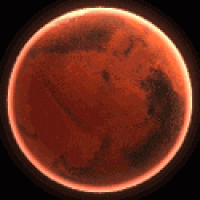
#> input picture marte.gif, 200 x 200 px
$ python FragmentarPlaneta.py
#> lines starting #> are read from the running program, lines starting #| are printed output that depends on the picture
from PIL import Image, ImageSequence


def desmontar_gif(ruta_gif, carpeta_destino):
    # Abre el archivo GIF
#> called with ruta_gif = './/marte.gif', carpeta_destino = './/frag_mars'
    gif = Image.open(ruta_gif)
#> gif is the input picture: PIL image 200x200 P; mean R, G, B 102.3, 43.6, 28.6

    try:
        # Extrae todos los fotogramas del GIF
        fotogramas = [f.convert('RGBA') for f in ImageSequence.Iterator(gif)]
#> fotogramas = 10 items
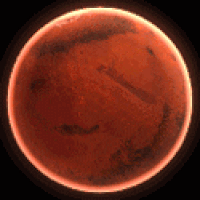
#> gif: PIL image 200x200 RGB; mean R, G, B 107.5, 44.6, 28.9

        # Guarda cada fotograma como una imagen separada
        for i, fotograma in enumerate(fotogramas):
            nombre_archivo = f"{carpeta_destino}/fotograma_{i}.png"
            fotograma.save(nombre_archivo, 'PNG')
#> this loop made 10 passes
#> nombre_archivo on passes 1 to 10: './/frag_mars/fotograma_0.png', './/frag_mars/fotograma_1.png', './/frag_mars/fotograma_2.png', './/frag_mars/fotograma_3.png', './/frag_mars/fotograma_4.png', './/frag_mars/fotograma_5.png', './/frag_mars/fotograma_6.png', './/frag_mars/fotograma_7.png', './/frag_mars/fotograma_8.png', './/frag_mars/fotograma_9.png'
#> pass 2, in desmontar_gif, `fotograma.save(nombre_archivo, 'PNG')`:
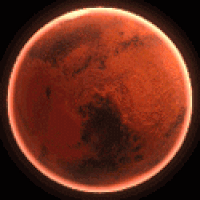
#> saved as fotograma_1.png: PIL image 200x200 RGBA; mean R, G, B, A 105.3, 44.7, 28.9, 255

        print(
            f"Se han desmontado {len(fotogramas)} fotogramas en la carpeta '{carpeta_destino}'.")
#| Se han desmontado 10 fotogramas en la carpeta './/frag_mars'.
    except Exception as e:
        print(f"Error al desmontar el GIF: {e}")


# Ruta de tu archivo GIF
ruta_gif = './/marte.gif'

# Carpeta donde se guardarán los fotogramas
carpeta_destino = './/frag_mars'


# Desmontar el GIF
desmontar_gif(ruta_gif, carpeta_destino)
